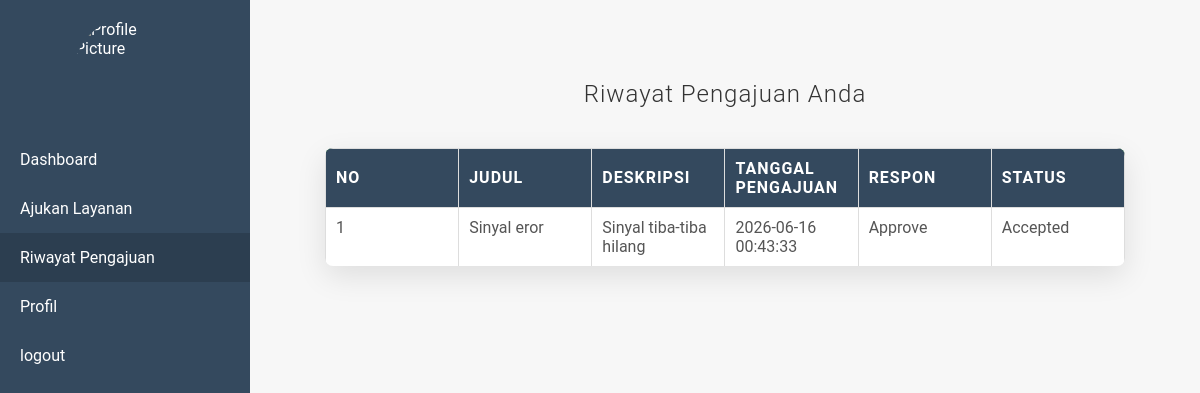
Page /kp/riwayat_pengajuan.php (signed in) on the committed database.
### tables this page shows
CREATE TABLE `requests` (
  `id` int(11) NOT NULL,
  `user_id` int(11) NOT NULL,
  `title` varchar(100) NOT NULL,
  `description` text NOT NULL,
  `status` enum('Pending','Accepted','Rejected') DEFAULT 'Pending',
  `response` text DEFAULT NULL,
  `created_at` timestamp NOT NULL DEFAULT current_timestamp()
);

### kp/riwayat_pengajuan.php (the view, shortened to what this page needs)
<?php
include 'koneksi.php';
$user_id = $_SESSION['user_id'];
$query_user = "SELECT profile_image FROM users WHERE id = ?";
$stmt_user = $koneksi->prepare($query_user);
$stmt_user->bind_param("i", $user_id);
$stmt_user->execute();
$result_user = $stmt_user->get_result();
$user = $result_user->fetch_assoc();
$query_requests = "SELECT * FROM requests WHERE user_id = ? ORDER BY created_at DESC";
$stmt_requests = $koneksi->prepare($query_requests);
$stmt_requests->bind_param("i", $user_id);
$stmt_requests->execute();
$result_requests = $stmt_requests->get_result();
?>
<!DOCTYPE html>
<html lang="en">
<head>
    <link rel="stylesheet" href="styles-form.css">
</head>
<body>
    <div class="navbar">
        <img src="<?= $user['profile_image'] ?: 'default-profile.png' ?>" alt="Profile Picture">
        <a href="user.php"><i class="fas fa-home"></i> Dashboard</a>
        <a href="ajukan_layanan.php"><i class="fas fa-file-alt"></i> Ajukan Layanan</a>
        <a href="riwayat_pengajuan.php" class="active"><i class="fas fa-history"></i> Riwayat Pengajuan</a>
        <a href="profil-user.php"><i class="fas fa-user"></i> Profil</a>
        <a href="index.php"><i class="fas fa-user"></i> logout</a>
    </div>
    <div class="content">
        <h2>Riwayat Pengajuan Anda</h2>
        <table>
            <thead>
                <tr>
                    <th>No</th>
                    <th>Judul</th>
                    <th>Deskripsi</th>
                    <th>Tanggal Pengajuan</th>
                    <th>Respon</th>
                    <th>Status</th>
                </tr>
            </thead>
            <tbody>
                <?php if ($result_requests->num_rows > 0): ?>
                    <?php $no = 1; ?>
                    <?php while ($row = $result_requests->fetch_assoc()): ?>
                        <tr>
                            <td><?= $no++ ?></td>
                            <td><?= htmlspecialchars($row['title']) ?></td>
                            <td><?= htmlspecialchars($row['description']) ?></td>
                            <td><?= htmlspecialchars($row['created_at']) ?></td>
                            <td><?= htmlspecialchars($row['response']) ?></td>
                            <td><?= htmlspecialchars($row['status']) ?></td>
                        </tr>
                    <?php endwhile; ?>
                <?php else: ?>
                    <tr>
                        <td colspan="6" style="text-align: center;">Belum ada riwayat pengajuan.</td>
                    </tr>
                <?php endif; ?>
            </tbody>
        </table>
    </div>
</body>
</html>

### kp/styles-form.css (style rules this page uses)
body { font-family: 'Roboto', sans-serif; background-color: #f7f7f7; display: flex; flex-direction: column; align-items: center; margin: 0; padding: 40px; color: #333; }
h2 { color: #333; font-weight: 300; text-align: center; margin-bottom: 30px; font-size: 32px; letter-spacing: 1px; }
table { width: 100%; max-width: 800px; border-collapse: collapse; margin-top: 40px; background-color: #fff; border-radius: 8px; overflow: hidden; box-shadow: 0 10px 30px rgba(0, 0, 0, 0.1); }
table thead { background-color: #4CAF50; color: #fff; }
table th, table td { padding: 14px 20px; text-align: center; font-size: 16px; }
table th { font-weight: bold; text-transform: uppercase; letter-spacing: 1px; }
table tr:last-child td { border-bottom: none; }
table td, table th { border-bottom: 2px solid #ddd; }
table td { color: #555; }

### kp/riwayat_pengajuan.php (style rules this page uses)
.navbar { position: fixed; top: 0; left: 0; width: 250px; height: 100%; background-color: #34495e; color: white; display: flex; flex-direction: column; align-items: center; padding-top: 20px; box-sizing: border-box; }
.navbar img { width: 100px; height: 100px; border-radius: 50%; margin-bottom: 15px; }
.navbar a { color: white; text-decoration: none; width: 100%; padding: 15px 20px; text-align: left; transition: background-color 0.3s; box-sizing: border-box; }
.navbar a:hover, .navbar a.active { background-color: #2c3e50; }
.content { margin-left: 250px; padding: 20px; box-sizing: border-box; }
.content h2 { margin-bottom: 20px; font-size: 24px; }
table { width: 100%; border-collapse: collapse; margin-bottom: 20px; table-layout: fixed; word-wrap: break-word; }
table th, table td { border: 1px solid #ddd; padding: 10px; text-align: left; }
table th { background-color: #34495e; color: white; }
table td { vertical-align: top; }

### rows in the picture
requests: title "Sinyal eror", description "Sinyal tiba-tiba hilang", created_at "2026-06-16 00:43:33", response "Approve", status "Accepted"
